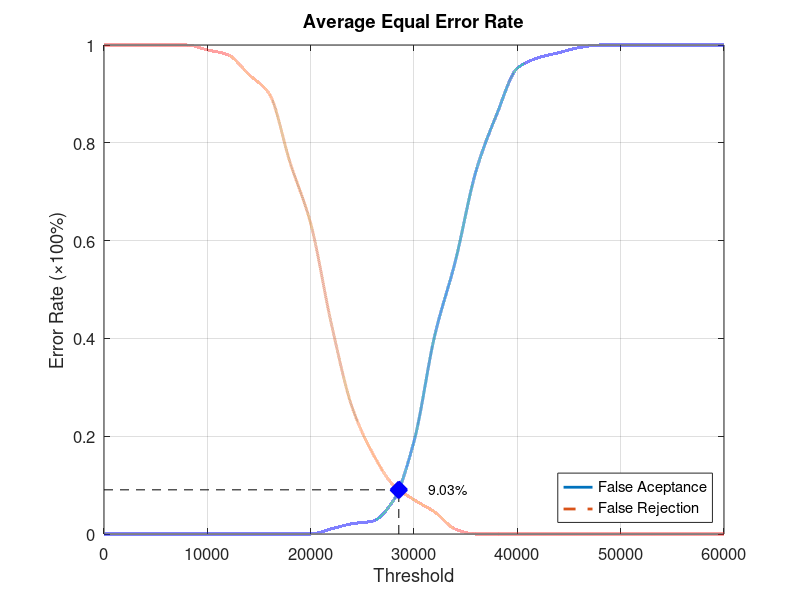
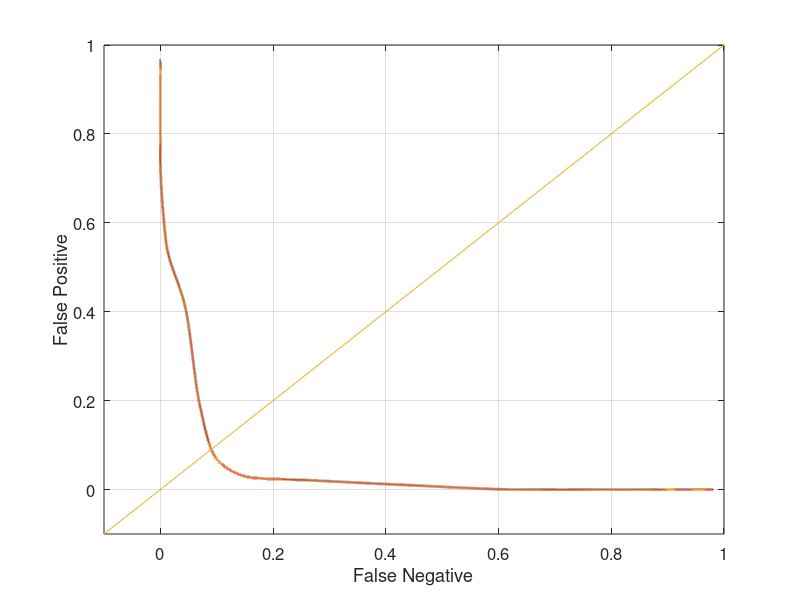

MATLAB code for these plots, in order:
function yEER = Database2_2
close all;
clear;
clc;
x = 0:2000:60000;
xq = 0:0.5:60000;

y0 = [0 0 0 0 0 0 0 0 0 0 0 0.0105263 0.0210526 0.0263158 0.0684211 0.189474 0.405263 0.557895 0.742105 0.857895 0.952632 0.973684 0.984211 0.994737 1 1 1 1 1 1 1];
yy0 = interp1(x, y0, xq, 'pchip');
y1 = [1 1 1 1 1 0.99 0.98 0.94 0.9 0.76 0.635 0.43 0.26 0.165 0.1 0.07 0.045 0.01 0 0 0 0 0 0 0 0 0 0 0 0 0];
yy1 = interp1(x, y1, xq, 'pchip');

% Calculating EER: 
y2 = abs(y0 - y1);
find(y2 == min(y2))
yy2 = abs(yy0 - yy1);
xEER = find(yy2 == min(yy2));
xEERIndex = xq(xEER) % X-axis EER
yEER = yy0(xEER) % Y-axis EER

main = figure
plot(xq, yy0,'-','LineWidth', 2);	hold on
plot(xq, yy1,'--','LineWidth', 2);	hold on
plot([xEERIndex xEERIndex], [0 yEER], 'k--');	hold on
plot([0 xEERIndex], [yEER yEER], 'k--');	hold on
plot(xEERIndex, yEER, 'bx', 'LineWidth', 10);	hold on
text(xEERIndex + 10 * xEERIndex / 100, yEER, [num2str(round((10000 * yEER)) / 100) '%'])
legend('False Aceptance', 'False Rejection', 'Location', 'SouthEast')
xlabel('Threshold')
ylabel('Error Rate (\times100%)')
title('Average Equal Error Rate')
set(gca, 'FontSize', 12)
axis([0 60000 0 1])
grid on

print(main, 'Database2_2Main', '-dpng');
FNRxFPR = figure('Color', [1 1 1]);
plot(yy1, yy0, '-', yy1, yy0, 'LineWidth', 2);
hold on
y = -0.1:0.1:1
plot(y, y); 
set(gca, 'FontSize', 12)
xlabel('False Negative')
ylabel('False Positive')
axis([-0.1 1 -0.1 1])
set(gca, 'FontSize', 12)
grid on

print(FNRxFPR, 'Database2_2FNRxFPR','-dpng');
end
